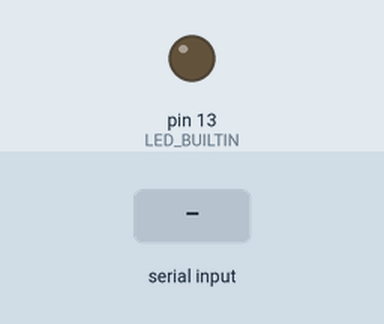
A sketch run on a simulated Arduino Uno, built with avr-gcc and run on an emulated ATmega328P. Shown: output pins drawn as LEDs (lit = HIGH). Inputs (shaded band) come from the test bench.

Above: at 3.2 s.
3.3 s: "1" received over Serial
At 4.5 s:
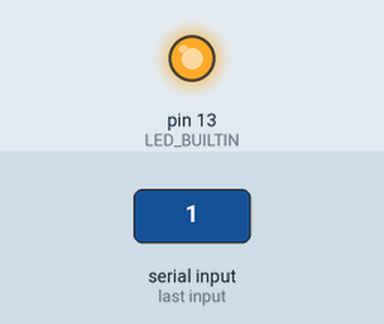
4.9 s: "0" received over Serial
At 6.1 s:
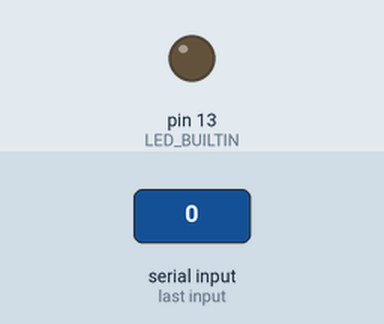
Timing chart, 0 to 7.9 s (numbered marks = the images above; inputs shaded):
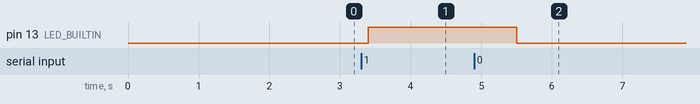

The sketch:

bluetoothTest.ino
```cpp
#define ledPin 7
int state = 0;

#include <SoftwareSerial.h>

SoftwareSerial BTSerial(10, 11); // RX | TX

void setup() {
//  pinMode(ledPin, OUTPUT);
pinMode(LED_BUILTIN, OUTPUT);
  digitalWrite(LED_BUILTIN, LOW);
  Serial.begin(9600); // Default communication rate of the Bluetooth module
  BTSerial.begin(38400);

  delay(2000);
}
void loop() {
  if(Serial.available() > 0){ // Checks whether data is comming from the serial port
    state = Serial.read(); // Reads the data from the serial port

    // say what you got:
//    Serial.print("I received: ");
//    Serial.println(state, DEC);
 }
// else {
//  delay(100);
//  Serial.println("It no go.");
// }
 if (state == '0') {
  digitalWrite(LED_BUILTIN, LOW); // Turn LED OFF
//  Serial.println("LED: OFF"); // Send back, to the phone, the String "LED: ON"
  state = 0;
 }
 else if (state == '1') {
  digitalWrite(LED_BUILTIN, HIGH);
//  Serial.println("LED: ON");;
//  state = 0;
  delay(2000);
 }
 delay(100);
}
```

Measured:
- after the input at 3.3 s, pin 13 (LED_BUILTIN): LOW → HIGH after 0.10 s
- after the input at 4.9 s, pin 13 (LED_BUILTIN): HIGH → LOW after 0.60 s
